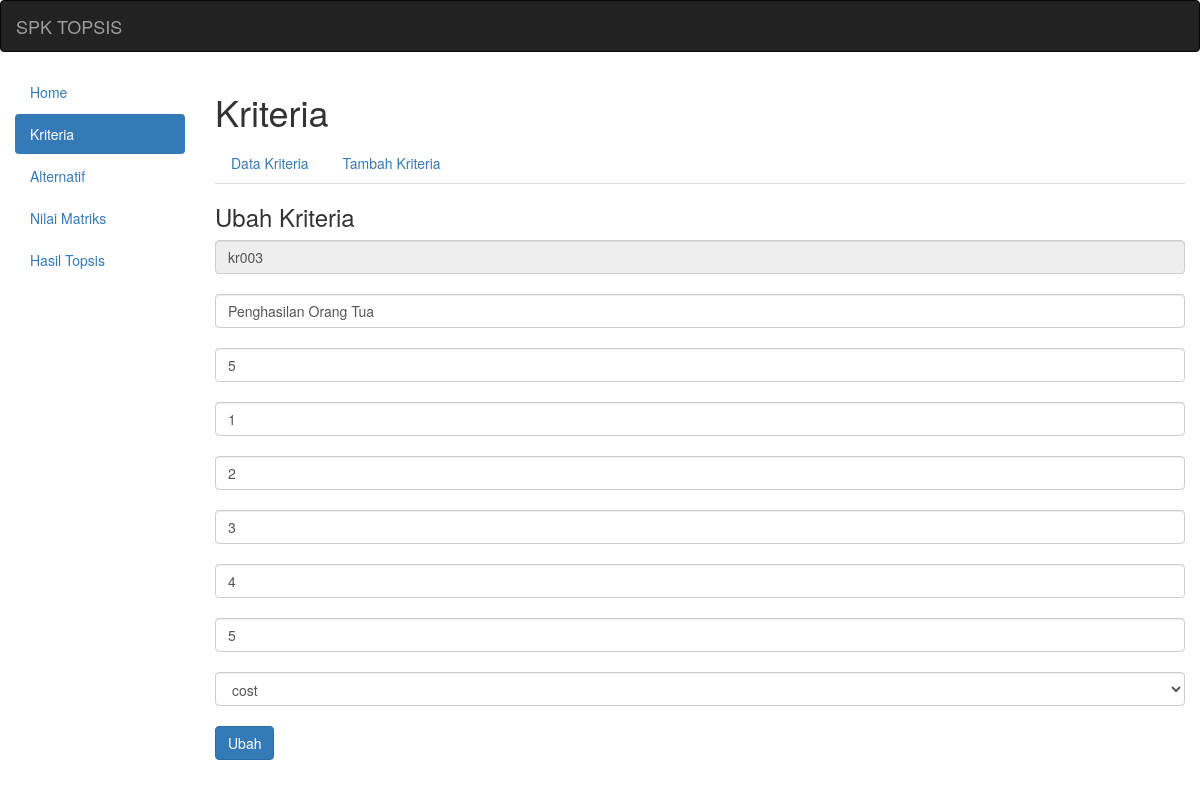
Screenshot of /?a=kriteria&k=ubahk&id=kr003 with the database file from the repository.
### tables this page shows
CREATE TABLE `kriteria` (
  `id_kriteria` varchar(5) NOT NULL,
  `nama_kriteria` varchar(45) NOT NULL,
  `bobot` double NOT NULL,
  `poin1` double NOT NULL,
  `poin2` double NOT NULL,
  `poin3` double NOT NULL,
  `poin4` double NOT NULL,
  `poin5` double NOT NULL,
  `sifat` varchar(15) NOT NULL
);

### ubahkriteria.php (the view, shortened to what this page needs)
<?php
include ("konfig/koneksi.php");
$s=mysqli_query($k21,"select * from kriteria where id_kriteria='$_GET[id]'");
$d=mysqli_fetch_assoc($s);
?>
<div class="box-header">
    <h3 class="box-title">Ubah Kriteria</h3>
</div>
<div class="box-body pad">
 <form action="" method="POST">
 <input type="text" name="id_kriteria" class="form-control" value="<?php echo $d['id_kriteria']; ?>" readonly>
 <br />
 <input type="text" name="nama_kriteria" class="form-control"  placeholder="Nama Kriteria" value="<?php echo $d['nama_kriteria']; ?>" >
 <br />
 <input type="text" name="bobot" class="form-control" placeholder="Bobot" value="<?php echo $d['bobot']; ?>">
 <br />
 <input type="text" name="poin1" class="form-control" placeholder="Poin 1" value="<?php echo $d['poin1']; ?>">
 <br />
 <input type="text" name="poin2" class="form-control" placeholder="Poin 2" value="<?php echo $d['poin2']; ?>">
 <br />
 <input type="text" name="poin3" class="form-control" placeholder="Poin 3" value="<?php echo $d['poin3']; ?>">
 <br />
 <input type="text" name="poin4" class="form-control" placeholder="Poin 4" value="<?php echo $d['poin4']; ?>">
 <br />
 <input type="text" name="poin5" class="form-control" placeholder="Poin 5" value="<?php echo $d['poin5']; ?>">
 <br />
 <select name="sifat" class="form-control">
	<option value="<?php echo $d['sifat']; ?>"><?php echo $d['sifat']; ?></option>
 </select>
 <br />
 <input type="submit" name="ubah" value="Ubah" class="btn btn-primary">
 <br />
 </form>
</div>

### rows the page displays
kriteria: id_kriteria "kr003", nama_kriteria "Penghasilan Orang Tua", bobot "5", poin1 "1", poin2 "2", poin3 "3", poin4 "4", poin5 "5", sifat "cost"
